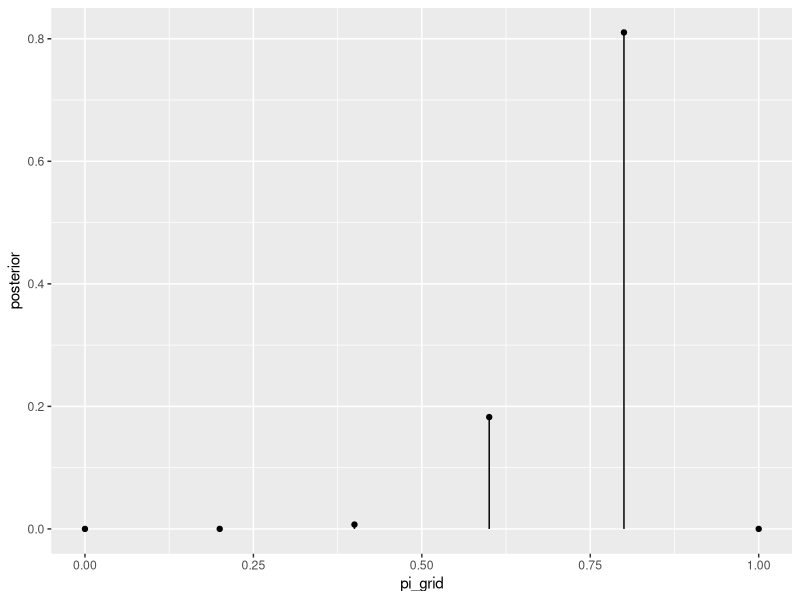

Reproduce this figure in R. (Note: this script raises an error after producing the figure.)
ipk <- function(pkg){
  new.pkg <- list.pkg[!(list.pkg %in% .packages(all.available = T))]
  if(length(new.pkg)) 
    install.packages(new.pkg, dependencies = T, repos = "https://cran.us.r-project.org")
  sapply(pkg, require, character.only = T)
}
list.pkg <- c("Rcpp", "rstan", "bayesrules", "tidyverse", "janitor", "bayesplot")
ipk(list.pkg)


# beta-binomial example ---------------------------------------------------



# step 1: define a grid of 6 pi values

grid_data <- data.frame(pi_grid = seq(from = 0, to = 1, length = 6))
# step 2: evaluate the prior and likelihood at each pi
grid_data <- grid_data %>%
  mutate(prior = dbeta(pi_grid, 2, 2), 
         likelihood = dbinom(9, 10, pi_grid))
# step 3: approximate posterior
grid_data <- grid_data %>%
  mutate(unnormalized = likelihood * prior,
         posterior = unnormalized / sum(unnormalized))
# confirm that the posterior approximation sums to 1
grid_data %>% summarize(sum(unnormalized), sum(posterior))

# examine the grid approximated posterior
round(grid_data, 2)

# plot the grid approximated posterior
ggplot(grid_data, aes(x = pi_grid, y = posterior)) + 
  geom_point() +
  geom_segment(aes(x = pi_grid, xend = pi_grid, y = 0, yend = posterior))
# sample N \theta grid values

set.seed(1234)
post_sample = sample_n(grid_data, size = 10000, 
                       weight = posterior, replace = T)

#  a table of 10000 sample values

# As expected, most of our 10,000 sample values of  
# pi were 0.6 or 0.8, few were 0.4, and none were below 0.4 or above 0.8

post_sample %>%
  tabyl(pi_grid) %>%
  adorn_totals("row")

# histogram of the grid simulation with posterior pdf
ggplot(post_sample, aes(x = pi_grid)) +
  geom_histogram(aes(y = ..density..), color = "white") +
  stat_function(fun = dbeta, args = list(11, 3)) +
  lims(x = c(0, 1))

# Gamma-Poisson example ---------------------------------------------------

plot_gamma_poisson(s = 3, r = 1, sum_y = 10, n = 2, posterior = F)

# Step 1: Define a grid of 501 lambda values
grid_data   <- data.frame(lambda_grid = seq(from = 0, to = 15, length = 501))

# Step 2: Evaluate the prior & likelihood at each lambda
grid_data <- grid_data %>% 
  mutate(prior = dgamma(lambda_grid, 3, 1),
         likelihood = dpois(2, lambda_grid) * dpois(8, lambda_grid))

# Step 3: Approximate the posterior
grid_data <- grid_data %>% 
  mutate(unnormalized = likelihood * prior,
         posterior = unnormalized / sum(unnormalized))

# Set the seed
set.seed(84735)

# Step 4: sample from the discretized posterior
post_sample <- sample_n(grid_data, size = 10000, 
                        weight = posterior, replace = TRUE)
# Histogram of the grid simulation with posterior pdf 
ggplot(post_sample, aes(x = lambda_grid)) + 
  geom_histogram(aes(y = ..density..), color = "white") + 
  stat_function(fun = dgamma, args = list(13, 3)) + 
  lims(x = c(0, 15))

# Markov Chain Monte Carlo via rstan --------------------------------------

# Beta-Binomial example

# step 1: Define the model

bb_model <- "

data {
int<lower = 0, upper = 10> Y;
}

parameters {
real<lower = 0, upper = 1> pi;
}

model {
Y ~ binomial(10, pi);
pi ~ beta(2, 2);
}
"

# step 2: Simulate the posterior

bb_sim <- stan(model_code = bb_model, data = list(Y = 9),
               chains = 4, iter = 5000*2, seed = 1234)
# extract first 4 values of pi
as.array(bb_sim, pars = "pi") %>%
  head(4)

mcmc_trace(bb_sim, pars = "pi", size = 0.1)

# Histogram of the Markov chain values
mcmc_hist(bb_sim, pars = "pi") + 
  yaxis_text(TRUE) + 
  ylab("count")

# Density plot of the Markov chain values
mcmc_dens(bb_sim, pars = "pi") + 
  yaxis_text(TRUE) + 
  ylab("density")

# a Gamma-Poisson example

# STEP 1: DEFINE the model
gp_model <- "
  data {
    int<lower = 0> Y[2];
  }
  parameters {
    real<lower = 0> lambda;
  }
  model {
    Y ~ poisson(lambda);
    lambda ~ gamma(3, 1);
  }
"

# STEP 2: SIMULATE the posterior
gp_sim <- stan(model_code = gp_model, data = list(Y = c(2,8)), 
               chains = 4, iter = 5000*2, seed = 1234)
# Trace plots of the 4 Markov chains
mcmc_trace(gp_sim, pars = "lambda", size = 0.1)

# Histogram of the Markov chain values
mcmc_hist(gp_sim, pars = "lambda") + 
  yaxis_text(TRUE) + 
  ylab("count")

# Density plot of the Markov chain values
mcmc_dens(gp_sim, pars = "lambda") + 
  yaxis_text(TRUE) + 
  ylab("density")
